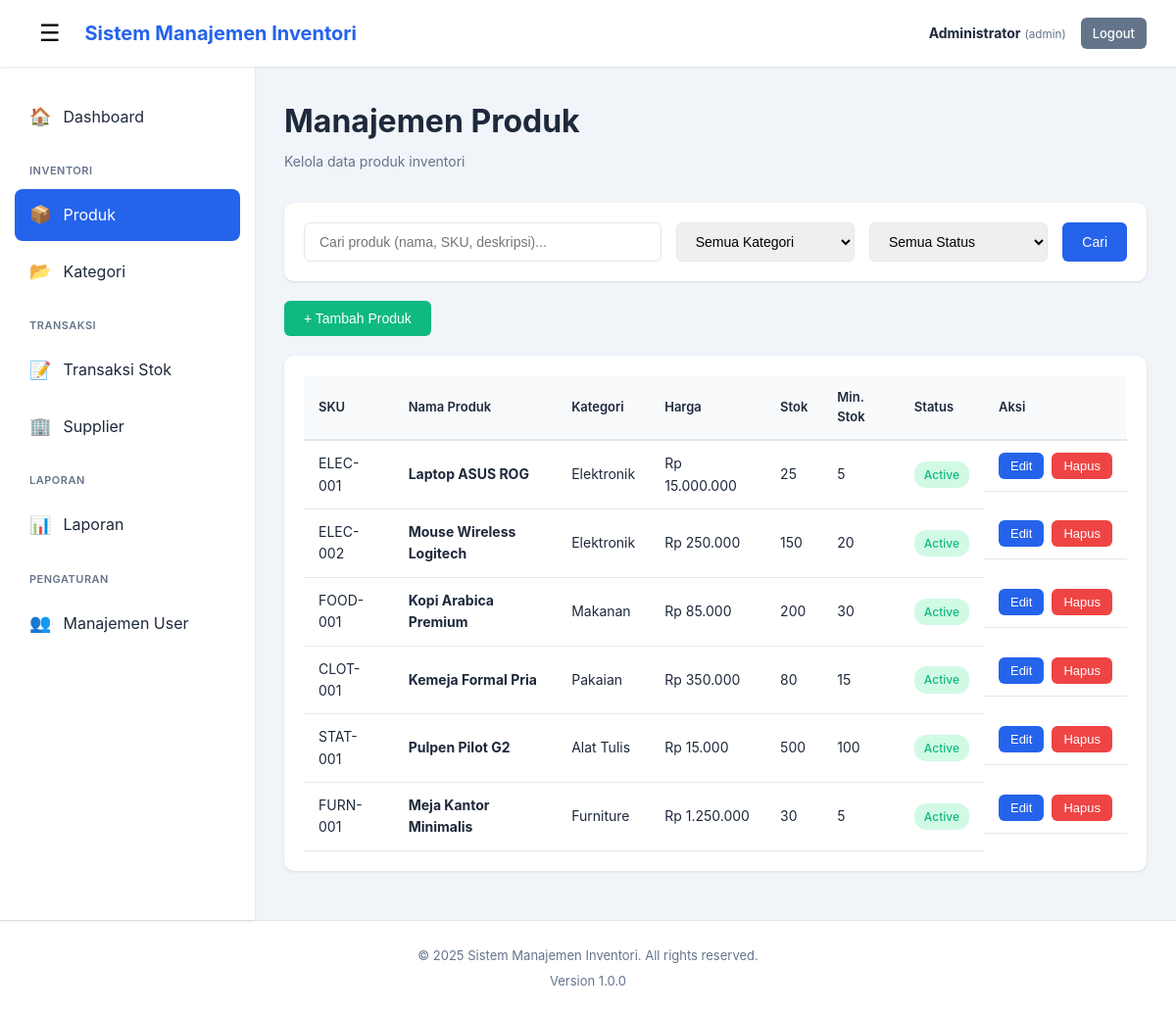
The page /products.php (signed in) on the database its author committed.
### tables this page shows
CREATE TABLE IF NOT EXISTS products (
    id INT AUTO_INCREMENT PRIMARY KEY,
    name VARCHAR(200) NOT NULL,
    category_id INT,
    sku VARCHAR(50) UNIQUE,
    description TEXT,
    price DECIMAL(10, 2) NOT NULL DEFAULT 0.00,
    quantity INT NOT NULL DEFAULT 0,
    min_stock INT DEFAULT 10,
    image_url VARCHAR(255),
    status ENUM('active', 'inactive', 'discontinued') DEFAULT 'active',
    created_at TIMESTAMP DEFAULT CURRENT_TIMESTAMP,
    updated_at TIMESTAMP DEFAULT CURRENT_TIMESTAMP ON UPDATE CURRENT_TIMESTAMP,
    FOREIGN KEY (category_id) REFERENCES categories(id) ON DELETE SET NULL,
    INDEX idx_category (category_id),
    INDEX idx_sku (sku),
    INDEX idx_status (status)
);

CREATE TABLE IF NOT EXISTS categories (
    id INT AUTO_INCREMENT PRIMARY KEY,
    name VARCHAR(100) NOT NULL UNIQUE,
    description TEXT,
    created_at TIMESTAMP DEFAULT CURRENT_TIMESTAMP,
    updated_at TIMESTAMP DEFAULT CURRENT_TIMESTAMP ON UPDATE CURRENT_TIMESTAMP
);

### includes/auth.php (called while the page is built, shortened)
<?php
function isAdmin() {
    return isset($_SESSION['role']) && $_SESSION['role'] === 'admin';
}
?>

### config/database.php (called while the page is built, shortened)
<?php
function formatRupiah($angka) {
    return "Rp " . number_format($angka, 0, ',', '.');
}
?>

### products.php (the view, shortened to what this page needs)
<?php
require_once 'includes/auth.php';
require_once 'config/database.php';
$db = getDB();
$search = $_GET['search'] ?? '';
$where = [];
$params = [];
$where_clause = !empty($where) ? 'WHERE ' . implode(' AND ', $where) : '';
$stmt = $db->prepare("
    SELECT p.*, c.name as category_name
    FROM products p
    LEFT JOIN categories c ON p.category_id = c.id
    $where_clause
    ORDER BY p.created_at DESC
");
$stmt->execute($params);
$products = $stmt->fetchAll();
?>
<!DOCTYPE html>
<html lang="id">
<head>
    <link rel="stylesheet" href="assets/css/style.css">
</head>
<body>
    <?php include 'includes/header.php'; ?>
    <div class="container">
        <?php include 'includes/sidebar.php'; ?>
        <main class="main-content">
            <div class="page-header">
                <h1>Manajemen Produk</h1>
                <p>Kelola data produk inventori</p>
            </div>
            <div class="card mb-20">
                <div class="card-body">
                    <form method="GET" action="">
                        <div style="display: grid; grid-template-columns: 2fr 1fr 1fr auto; gap: 15px;">
                            <input type="text" name="search" class="form-control"
                                   placeholder="Cari produk (nama, SKU, deskripsi)..."
                                   value="<?php echo htmlspecialchars($search); ?>">
                            <select name="category" class="form-control">
                                <option value="">Semua Kategori</option>
                            </select>
                            <select name="status" class="form-control">
                                <option value="">Semua Status</option>
                            </select>
                            <button type="submit" class="btn btn-primary">Cari</button>
                        </div>
                    </form>
                </div>
            </div>
            <div class="mb-20">
                <button onclick="showAddModal()" class="btn btn-success">+ Tambah Produk</button>
            </div>
            <div class="card">
                <div class="card-body">
                    <div class="table-responsive">
                        <table class="table">
                            <thead>
                                <tr>
                                    <th>SKU</th>
                                    <th>Nama Produk</th>
                                    <th>Kategori</th>
                                    <th>Harga</th>
                                    <th>Stok</th>
                                    <th>Min. Stok</th>
                                    <th>Status</th>
                                    <th>Aksi</th>
                                </tr>
                            </thead>
                            <tbody>
                                <?php if (count($products) > 0): ?>
                                    <?php foreach ($products as $product): ?>
                                    <tr>
                                        <td><?php echo htmlspecialchars($product['sku']); ?></td>
                                        <td><strong><?php echo htmlspecialchars($product['name']); ?></strong></td>
                                        <td><?php echo htmlspecialchars($product['category_name']); ?></td>
                                        <td><?php echo formatRupiah($product['price']); ?></td>
                                        <td>
                                            <span class="<?php echo $product['quantity'] <= $product['min_stock'] ? 'text-danger' : ''; ?>">
                                                <?php echo number_format($product['quantity']); ?>
                                            </span>
                                        </td>
                                        <td><?php echo number_format($product['min_stock']); ?></td>
                                        <td>
                                            <?php
                                            $badge_class = 'info';
                                            if ($product['status'] === 'active') $badge_class = 'success';
                                            ?>
                                            <span class="badge badge-<?php echo $badge_class; ?>">
                                                <?php echo ucfirst($product['status']); ?>
                                            </span>
                                        </td>
                                        <td class="table-actions">
                                            <button onclick='editProduct(<?php echo json_encode($product); ?>)'
                                                    class="btn btn-sm btn-primary">Edit</button>
                                            <form method="POST" style="display:inline;"
                                                  onsubmit="return confirm('Yakin ingin menghapus produk ini?');">
                                                <button type="submit" class="btn btn-sm btn-danger">Hapus</button>
                                            </form>
                                        </td>
                                    </tr>
                                    <?php endforeach; ?>
                                <?php else: ?>
                                    <tr>
                                        <td colspan="8" class="text-center">Tidak ada data produk</td>
                                    </tr>
                                <?php endif; ?>
                            </tbody>
                        </table>
                    </div>
                </div>
            </div>
        </main>
    </div>
    <?php include 'includes/footer.php'; ?>
</body>
</html>

### includes/header.php (shortened to what this page needs)
<header class="header">
    <div class="header-left">
        <button class="menu-toggle" onclick="toggleSidebar()">☰</button>
        <h1 class="header-title"><?php echo APP_NAME; ?></h1>
    </div>
    <div class="header-right">
        <span class="user-info">
            <strong><?php echo htmlspecialchars($_SESSION['full_name']); ?></strong>
            <small>(<?php echo htmlspecialchars($_SESSION['role']); ?>)</small>
        </span>
        <a href="logout.php" class="btn btn-secondary btn-sm">Logout</a>
    </div>
</header>

### includes/sidebar.php
<?php
$current_page = basename($_SERVER['PHP_SELF']);
?>
<aside class="sidebar">
    <nav class="sidebar-nav">
        <ul>
            <li class="<?php echo $current_page === 'index.php' ? 'active' : ''; ?>">
                <a href="index.php">
                    <span class="icon">🏠</span>
                    <span>Dashboard</span>
                </a>
            </li>
            <li class="nav-divider">Inventori</li>
            <li class="<?php echo $current_page === 'products.php' ? 'active' : ''; ?>">
                <a href="products.php">
                    <span class="icon">📦</span>
                    <span>Produk</span>
                </a>
            </li>
            <li class="<?php echo $current_page === 'categories.php' ? 'active' : ''; ?>">
                <a href="categories.php">
                    <span class="icon">📂</span>
                    <span>Kategori</span>
                </a>
            </li>
            <li class="nav-divider">Transaksi</li>
            <li class="<?php echo $current_page === 'transactions.php' ? 'active' : ''; ?>">
                <a href="transactions.php">
                    <span class="icon">📝</span>
                    <span>Transaksi Stok</span>
                </a>
            </li>
            <li class="<?php echo $current_page === 'suppliers.php' ? 'active' : ''; ?>">
                <a href="suppliers.php">
                    <span class="icon">🏢</span>
                    <span>Supplier</span>
                </a>
            </li>
            <li class="nav-divider">Laporan</li>
            <li class="<?php echo $current_page === 'reports.php' ? 'active' : ''; ?>">
                <a href="reports.php">
                    <span class="icon">📊</span>
                    <span>Laporan</span>
                </a>
            </li>
            <?php if (isAdmin()): ?>
            <li class="nav-divider">Pengaturan</li>
            <li class="<?php echo $current_page === 'users.php' ? 'active' : ''; ?>">
                <a href="users.php">
                    <span class="icon">👥</span>
                    <span>Manajemen User</span>
                </a>
            </li>
            <?php endif; ?>
        </ul>
    </nav>
</aside>

### includes/footer.php
<footer class="footer">
    <div class="footer-content">
        <p>&copy; <?php echo date('Y'); ?> <?php echo APP_NAME; ?>. All rights reserved.</p>
        <p>Version <?php echo APP_VERSION; ?></p>
    </div>
</footer>

### assets/css/style.css (style rules this page uses)
* { margin: 0; padding: 0; box-sizing: border-box; }
:root { --primary-color: #2563eb; --secondary-color: #64748b; --success-color: #10b981; --danger-color: #ef4444; --warning-color: #f59e0b; --info-color: #3b82f6; --dark-color: #1e293b; --light-color: #f8fafc; --border-color: #e2e8f0; --shadow: 0 1px 3px 0 rgba(0, 0, 0, 0.1); --shadow-md: 0 4px 6px -1px rgba(0, 0, 0, 0.1); --shadow-lg: 0 10px 15px -3px rgba(0, 0, 0, 0.1); }
body { font-family: -apple-system, BlinkMacSystemFont, 'Segoe UI', Roboto, 'Helvetica Neue', Arial, sans-serif; line-height: 1.6; color: var(--dark-color); background-color: #f1f5f9; }
a { text-decoration: none; color: var(--primary-color); }
.header { background: white; box-shadow: var(--shadow); padding: 15px 30px; display: flex; justify-content: space-between; align-items: center; position: sticky; top: 0; z-index: 100; }
.header-left { display: flex; align-items: center; gap: 15px; }
.header-title { font-size: 20px; color: var(--primary-color); }
.menu-toggle { background: none; border: none; font-size: 24px; cursor: pointer; padding: 5px 10px; border-radius: 4px; transition: background-color 0.3s; }
.header-right { display: flex; align-items: center; gap: 15px; }
.user-info { font-size: 14px; }
.user-info strong { color: var(--dark-color); }
.user-info small { color: var(--secondary-color); }
.container { display: flex; min-height: calc(100vh - 60px); }
.sidebar { width: 260px; background: white; box-shadow: var(--shadow); transition: transform 0.3s; }
.sidebar-nav ul { list-style: none; padding: 20px 0; }
.sidebar-nav li { margin: 5px 15px; }
.sidebar-nav li.nav-divider { padding: 15px 15px 5px; font-size: 11px; font-weight: 600; text-transform: uppercase; color: var(--secondary-color); letter-spacing: 0.5px; }
.sidebar-nav li a { display: flex; align-items: center; gap: 12px; padding: 12px 15px; border-radius: 8px; color: var(--dark-color); transition: all 0.3s; }
.sidebar-nav li.active a { background-color: var(--primary-color); color: white; }
.sidebar-nav li a .icon { font-size: 18px; }
.main-content { flex: 1; padding: 30px; overflow-y: auto; }
.form-control { width: 100%; padding: 10px 15px; border: 1px solid var(--border-color); border-radius: 6px; font-size: 14px; transition: border-color 0.3s; }
select.form-control { cursor: pointer; }
.btn { display: inline-block; padding: 10px 20px; border: none; border-radius: 6px; font-size: 14px; font-weight: 500; cursor: pointer; transition: all 0.3s; text-align: center; }
.btn-primary { background-color: var(--primary-color); color: white; }
.btn-secondary { background-color: var(--secondary-color); color: white; }
.btn-success { background-color: var(--success-color); color: white; }
.btn-danger { background-color: var(--danger-color); color: white; }
.btn-sm { padding: 6px 12px; font-size: 13px; }
.card { background: white; border-radius: 10px; box-shadow: var(--shadow); margin-bottom: 20px; }
.card-body { padding: 20px; }
.table-responsive { overflow-x: auto; }
.table { width: 100%; border-collapse: collapse; }
.table thead { background-color: var(--light-color); }
.table th { padding: 12px 15px; text-align: left; font-weight: 600; font-size: 13px; color: var(--dark-color); border-bottom: 2px solid var(--border-color); }
.table td { padding: 12px 15px; border-bottom: 1px solid var(--border-color); font-size: 14px; }
.table-actions { display: flex; gap: 8px; }
.badge { display: inline-block; padding: 4px 10px; border-radius: 12px; font-size: 12px; font-weight: 500; }
.badge-success { background-color: #d1fae5; color: var(--success-color); }
.page-header { margin-bottom: 30px; }
.page-header h1 { font-size: 32px; color: var(--dark-color); margin-bottom: 5px; }
.page-header p { color: var(--secondary-color); font-size: 14px; }
.footer { background: white; border-top: 1px solid var(--border-color); padding: 20px; text-align: center; }
.footer-content p { color: var(--secondary-color); font-size: 13px; margin: 5px 0; }
.mb-20 { margin-bottom: 20px; }

### rows shown on the page
products: sku "ELEC-001", name "Laptop ASUS ROG", category.name "Elektronik", price "Rp 15.000.000", quantity "25", min_stock "5", status "Active"
products: sku "ELEC-002", name "Mouse Wireless Logitech", category.name "Elektronik", price "Rp 250.000", quantity "150", min_stock "20", status "Active"
products: sku "FOOD-001", name "Kopi Arabica Premium", category.name "Makanan", price "Rp 85.000", quantity "200", min_stock "30", status "Active"
products: sku "CLOT-001", name "Kemeja Formal Pria", category.name "Pakaian", price "Rp 350.000", quantity "80", min_stock "15", status "Active"
products: sku "STAT-001", name "Pulpen Pilot G2", category.name "Alat Tulis", price "Rp 15.000", quantity "500", min_stock "100", status "Active"
products: sku "FURN-001", name "Meja Kantor Minimalis", category.name "Furniture", price "Rp 1.250.000", quantity "30", min_stock "5", status "Active"

### other values the page prints
APP_NAME "Sistem Manajemen Inventori"
$_SESSION['full_name'] "Administrator"
$_SESSION['role'] "admin"
APP_VERSION "1.0.0"
